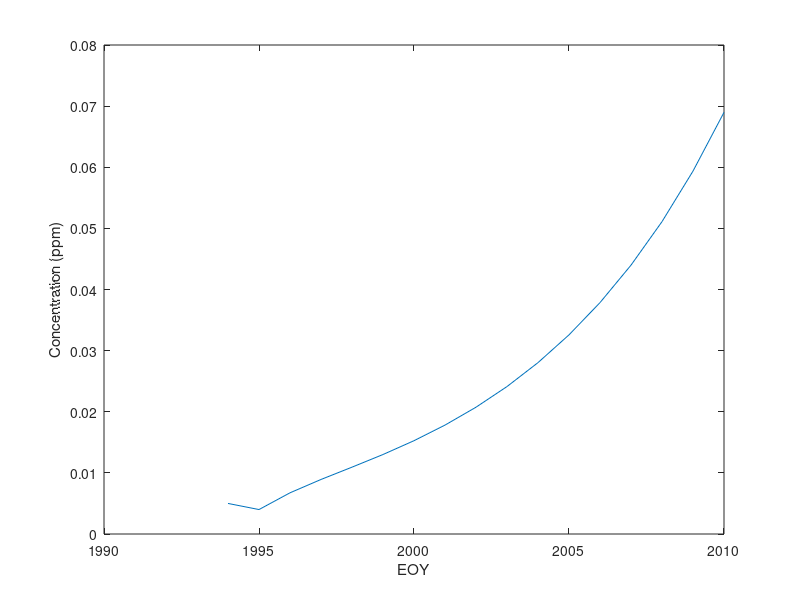

Recreate this plot in MATLAB.
lakeVolume = 5 * (10 ^ 7); % m^3
lakeArea = 4 * (10 ^ 6); % m^2
initConcentration = 5 * (10 ^ -3); % ppm or mg/lit or gr/m^3
riverDischarge = 4.5 * (10 ^ 5); % m^3/yr
sedimentRate = 8; % m/yr
populationGrowthRate = 0.15; % 1/yr
calculatedConcentration = zeros(1, 17); % calculate concentration in this array
calculatedConcentration(1) = initConcentration;
eigenValue = (riverDischarge/lakeVolume) + (sedimentRate/(lakeVolume/lakeArea));  % 1/yr

for i = 1:length(calculatedConcentration) - 1
    % exponential loading function
    calculatedConcentration(i+1) = (initConcentration/(eigenValue + populationGrowthRate)) * (exp(populationGrowthRate * (i)) - exp(-eigenValue * (i)));
end
x = 1994:1:2010;
% initiating plot with labels
figure;
plot(x, calculatedConcentration);
xlabel('EOY');
ylabel('Concentration (ppm)');
